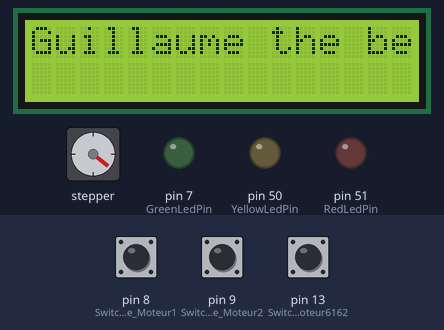
Bench run of a sketch on a simulated Arduino Mega 2560, built with avr-gcc and run on an emulated ATmega2560. Shown: 16×2 character LCD, stepper motor, output pins drawn as LEDs (lit = HIGH). Inputs (shaded band) come from the test bench; at power-on: pin 13 (Switch_Home_Moteur6162) HIGH, pin 8 (Switch_Home_Moteur1) HIGH, pin 9 (Switch_Home_Moteur2) HIGH. Stepper angles assume 200 steps per turn.

Above: at 3.0 s.
3.1 s: pin 13 (Switch_Home_Moteur6162) pulled LOW for 0.15 s
At 4.0 s:
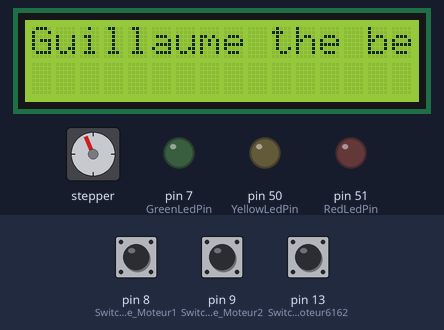
6.2 s: pin 8 (Switch_Home_Moteur1) pulled LOW for 3.2 s
At 9.7 s:
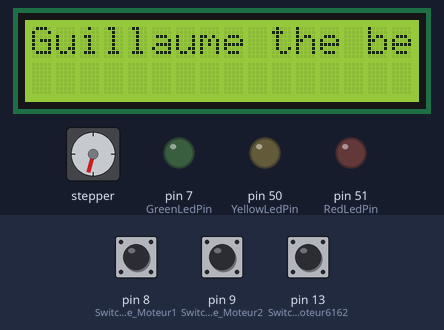
Timing chart, 0 to 23.4 s (numbered marks = the images above; inputs shaded):
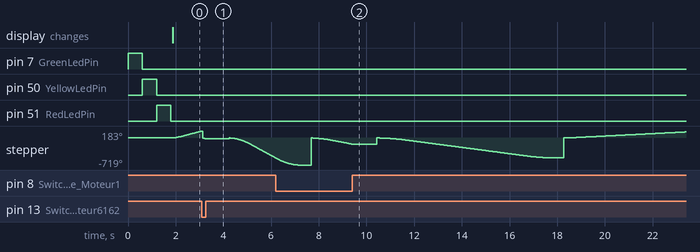

The sketch:

Testeur.ino
```cpp
#include <AccelStepper.h>
#include <LiquidCrystal.h>

// Les pins de l'écran LCD
LiquidCrystal lcd(44, 45, 46, 47, 48, 49); // rs, enable, d4, d5, d6, d7

// Pins des switchs pour le homing
const int Switch_Home_Moteur1 = 8;
const int Switch_Home_Moteur2 = 9;
const int Switch_Home_Moteur3 = 10;
const int Switch_Home_Moteur4 = 11;
const int Switch_Home_Moteur5 = 12;
const int Switch_Home_Moteur6162 = 13; // le moteur 62 aura le même switch.

AccelStepper Moteur1_Injecteur(4, 22, 24, 23, 25);
AccelStepper Moteur2_Roulis(4, 26, 28, 27, 29);
AccelStepper Moteur3_Tangage(4, 30, 32, 31, 33);
AccelStepper Moteur4_Profondeur(4, 34, 36, 35, 37);
AccelStepper Moteur5_Largeur(4, 38, 40, 39, 41);
AccelStepper Moteur6162_Hauteur (1, 42, 43); //step sur 42 et Dir sur 43

// Pas par révolution
const float StepsPerRevolution_28BYJ48 = 32;
const float StepsPerRevolution_Nema17 = 200;

int Steps_Counter_Moteur1;
// Vitesse de Homing (max) & Acceleration
//const float HomingSpeed_28BYJ48 = 600.0; //il s'agit de steps par minute
//const int HomingAcceleration_28BYJ48 = 500; // les moteurs accélerent/décélèrent à xxx steps/s par seconde
//const float HomingSpeed_Nema17= 100.0; // il s'agit de microsecondes entre chaque pas. Mis par défaut à 9600 pour être équivalente à 1000.
//const int HomingAcceleration_Nema17 = 100; // les moteurs accélerent/décélèrent à 100 steps/s par seconde

// Vitesse de Vernissage (max) & Acceleration
//const float VernissageSpeed_28BYJ48 = 1000.0; //il s'agit de steps par minute
//const int VernissageAcceleration_28BYJ48= 250;
//const float VernissageSpeed_Nema17= 800;
//const int VernissageAcceleration_Nema17 = 300;

       const int HomingSpeed[] = {1000, 200, 200, 600, 600, 100}; // décalé pour faciliter la lecture
const int HomingAcceleration[] = {1000, 200, 200, 500, 500, 100};

       const int VernissageSpeed[] = {500, 100, 100, 1000, 1000, 200}; // décalé pour faciliter la lecture
const int VernissageAcceleration[] = {500, 100, 100, 250, 250, 200};

//  Nombre de pas max par moteur depuis son point de Homing
const int Steps_MaxFromHoming_Moteur1 = 6000; //TBD
const int Steps_MaxFromHoming_Moteur2 = -500; //CONFIRME
const int Steps_MaxFromHoming_Moteur3 = 250; //CONFIRME
const int Steps_MaxFromHoming_Moteur4 = -1000; //TBD
const int Steps_MaxFromHoming_Moteur5 = 2500;//TBD
const int Steps_MaxFromHoming_Moteur6162 = -1000; //CONFIRME


// Nombre de pas par moteur pour qu'ils se positionnent en position ready to go depuis le point de Homing
const int Steps_ReadyToGo_Moteur1 = -3000; //CONFIRME a 300 - 1000 pour la demo
const int Steps_ReadyToGo_Moteur2 = -265; //CONFIRME
const int Steps_ReadyToGo_Moteur3 = 150; //CONFIRME
const int Steps_ReadyToGo_Moteur4 = -500; //CONFIRME
const int Steps_ReadyToGo_Moteur5 = 1700; //CONFIME
const int Steps_ReadyToGo_Moteur6162 = -400; //CONFIRME


// Sens de rotation de chacun des moteurs (1=CW, -1=CCW) - on parle du sens pour aller au point de homing à l'initialisation
const int Sens_Rotation_Moteur1 = 1; //CONFIRME
const int Sens_Rotation_Moteur2 = 1;//CONFIRME
const int Sens_Rotation_Moteur3 = -1; //CONFIRME
const int Sens_Rotation_Moteur4 = 1;//CONFIRME
const int Sens_Rotation_Moteur5 = -1; //CONFIRME
const int Sens_Rotation_Moteur6162 = 1; //CONFIRME Attention au branchement, broche métallique non visible (vers l'intérieur)

//Variable pour incrémenter les pas de tous les moteurs pendant le Homing - Initialisé à 1 (la direction donne le - si besoin)
long StepsHoming = 1;

int ValJoystick = 0;
int StepsInjection = 0;

//la Pin du joystick, en analog
int JoystickPin = A15;


//LED de suivi:
const int GreenLedPin = 7;
const int YellowLedPin = 50;
const int RedLedPin = 51;

//Boutons de sélection des 3 modes (1 Vernissage, 2 reglage injecteur, 3 Homing)
const int VernissagePin = 51;
const int InjectionPin = 52;
const int HomingPin = 53;

void setup() {
  //setup en input des 6 switchs
  pinMode(Switch_Home_Moteur1, INPUT_PULLUP);
  pinMode(Switch_Home_Moteur2, INPUT_PULLUP);
  pinMode(Switch_Home_Moteur3, INPUT_PULLUP);
  pinMode(Switch_Home_Moteur4, INPUT_PULLUP);
  pinMode(Switch_Home_Moteur5, INPUT_PULLUP);
  pinMode(Switch_Home_Moteur6162, INPUT_PULLUP);

  //Setup en input des 3 boutons de sélection du mode. CHECKER SI JE PEUX PAS LES METTRE EN PULLUP ET PAS ME TAPER DE RAJOUTER DES CONDENSATEURS
  pinMode (VernissagePin, INPUT);
  pinMode(InjectionPin, INPUT);
  pinMode (HomingPin, INPUT);

  //Setup en input du joystick
  pinMode(JoystickPin, INPUT);

  Serial.begin(9600);

  //setup en output de 2 pins du Nema17
  //pinMode(DirPin_Moteur6162,OUTPUT);
  //pinMode(StepPin_Moteur6162,OUTPUT);

  //Setup en output des 3 led de suivi
  pinMode (GreenLedPin, OUTPUT);
  pinMode (YellowLedPin, OUTPUT);
  pinMode (RedLedPin, OUTPUT);

  digitalWrite (GreenLedPin, HIGH);
  delay(600);
  digitalWrite (GreenLedPin, LOW);
  digitalWrite (YellowLedPin, HIGH);
  delay(600);
  digitalWrite (YellowLedPin, LOW);
  digitalWrite (RedLedPin, HIGH);
  delay(600);
  digitalWrite (RedLedPin, LOW);

  lcd.begin(16,2); //A verifier
  lcd.print("Guillaume the best !");

  //je le fais au setup quand il n'y a pas de homing.
  Moteur1_Injecteur.setMaxSpeed(1000);  // Set speed fast enough to follow pot rotation
  Moteur1_Injecteur.setAcceleration(1000);
}

void loop() {
  HomingAccelCommon(Moteur6162_Hauteur,Sens_Rotation_Moteur6162,Switch_Home_Moteur6162,Steps_ReadyToGo_Moteur6162, HomingSpeed[5], VernissageSpeed[5], HomingAcceleration[5], VernissageAcceleration[5]);
  delay(500);
  HomingAccelCommon(Moteur1_Injecteur,Sens_Rotation_Moteur1,Switch_Home_Moteur1,Steps_ReadyToGo_Moteur1, HomingSpeed[0], VernissageSpeed[0], HomingAcceleration[0], VernissageAcceleration[0]);
  delay(500);
  HomingAccelCommon(Moteur2_Roulis,Sens_Rotation_Moteur2,Switch_Home_Moteur2,Steps_ReadyToGo_Moteur2, HomingSpeed[1], VernissageSpeed[1], HomingAcceleration[1], VernissageAcceleration[1]);
  delay(500);
  HomingAccelCommon(Moteur3_Tangage,Sens_Rotation_Moteur3,Switch_Home_Moteur3,Steps_ReadyToGo_Moteur3, HomingSpeed[2], VernissageSpeed[2], HomingAcceleration[2], VernissageAcceleration[2]);
  delay(500);
  HomingAccelCommon(Moteur4_Profondeur,Sens_Rotation_Moteur4,Switch_Home_Moteur4,Steps_ReadyToGo_Moteur4, HomingSpeed[3], VernissageSpeed[3], HomingAcceleration[3], VernissageAcceleration[3]);
  delay(500);
  HomingAccelCommon(Moteur5_Largeur,Sens_Rotation_Moteur5,Switch_Home_Moteur5,Steps_ReadyToGo_Moteur5, HomingSpeed[4], VernissageSpeed[4], HomingAcceleration[4], VernissageAcceleration[4]);
  delay(500);

  delay(2000);
  //Injection();
}

//Fonction de homing commune à tous les moteurs
void HomingAccelCommon(AccelStepper Moteur, int Direction, int SwitchMoteur, int StepsReadytoGo, int HomingSpeed, int VernissageSpeed, int HomingAcceleration, int VernissageAcceleration)
{
  Moteur.setMaxSpeed(HomingSpeed);
  Moteur.setAcceleration(HomingAcceleration);
  while (digitalRead(SwitchMoteur))
  {
    //Moteur.setSpeed(HomingSpeed_Nema17);
    Moteur.moveTo(Direction * StepsHoming);
    Moteur.run();
    StepsHoming++;
    delay(5);
  }
  Moteur.setCurrentPosition(0);  // Set the current position as zero for now
  Moteur.setMaxSpeed(HomingSpeed);      // Set Max Speed of Stepper (Slower to get better accuracy)
  Moteur.setAcceleration(HomingAcceleration);  // Set Acceleration of Stepper
  StepsHoming = 1;
  while (!digitalRead(SwitchMoteur)) // Make the Stepper move CW until the switch is deactivated
  {
    Moteur.moveTo(-Direction * StepsHoming);
    Moteur.run();
    StepsHoming++;
    delay(1);
  }
  delay(1000);

  Moteur.setCurrentPosition(0); // on définit désormais le position actuelle comme l'origine
  //Moteur.setMaxSpeed(HomingSpeed_28BYJ48);
  //Moteur.setAcceleration(Acceleration);
  Moteur.moveTo(StepsReadytoGo);
  Moteur.setMaxSpeed(VernissageSpeed);      // Set Max Speed of Stepper (faster)
  Moteur.setAcceleration(VernissageAcceleration);  // Set Acceleration of Stepper
  //Moteur.setSpeed(200.0);

  Moteur.runToPosition();
  /* if ((Moteur.distanceToGo() != 0))
    {
        Moteur.run();  // Move Stepper into position
    }
  */

}

void Injection()
{
  ValJoystick = analogRead(JoystickPin);
  Serial.print("Données Joystick: ");
  Serial.println(ValJoystick);
    while ((ValJoystick < 250))
  {
    Moteur1_Injecteur.moveTo(-StepsInjection);
    Moteur1_Injecteur.run();
    StepsInjection++;
    delay(5);
   Serial.println(StepsInjection);
    ValJoystick = analogRead(JoystickPin);
  }
   Moteur1_Injecteur.setCurrentPosition(0);
   StepsInjection=0;
      while ((ValJoystick > 750))
  {
    Moteur1_Injecteur.moveTo(StepsInjection);
    Moteur1_Injecteur.run();
    StepsInjection++;
    delay(5);
    Serial.println(StepsInjection);
    ValJoystick = analogRead(JoystickPin);
  }
  Moteur1_Injecteur.setCurrentPosition(0);
  StepsInjection=0;
}
```
